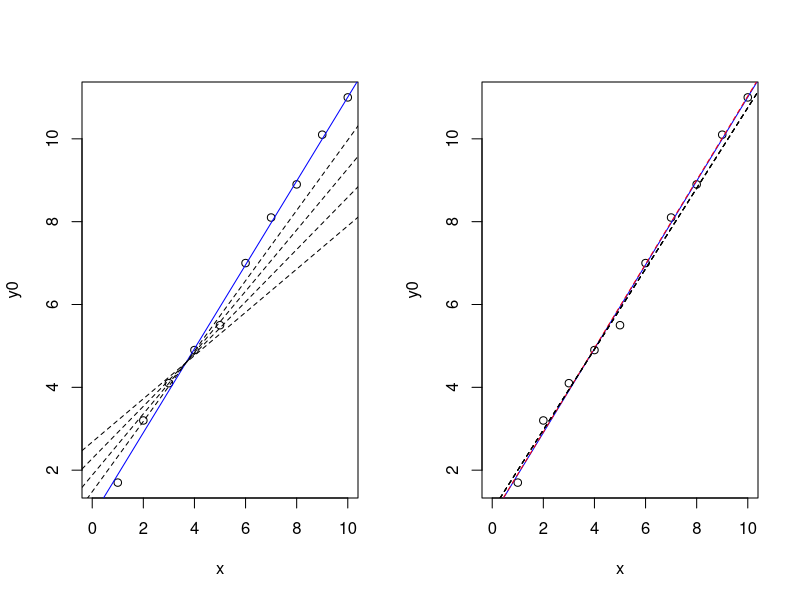

Source code (R):

x = 1:10
y0 = c(1.7, 3.2, 4.1, 4.9, 5.5, 7, 8.1, 8.9, 10.1, 11)

y1=y0 ; y1[10]=8;
y2=y0 ; y2[10]=6;
y3=y0 ; y3[10]=4;
y4=y0 ; y4[10]=2;

LM0 = lm(y0~x)
LM1 = lm(y1~x)
LM2 = lm(y2~x)
LM3 = lm(y3~x)
LM4 = lm(y4~x)




# Robust Regression
# See http://www.r-bloggers.com/installing-r-packages/ 
library("MASS")

RLM0 = rlm(y0~x)
RLM1 = rlm(y1~x)
RLM2 = rlm(y2~x)
RLM3 = rlm(y3~x)
RLM4 = rlm(y4~x)



#-------------------------------------------------------
par( mfrow=c(1,2) )
#-------------------------------------------------------
plot(x,y0, xlim=c(0,10))
abline(LM0, lty=1, col="blue")
abline(LM1, lty=2)
abline(LM2, lty=2)
abline(LM3, lty=2)
abline(LM4, lty=2)
#-------------------------------------------------------
plot(x,y0, xlim=c(0,10))
abline( LM0, lty=1, col="blue")
abline(RLM0, lty=2, col="red")
abline(RLM1, lty=2)
abline(RLM2, lty=2)
abline(RLM3, lty=2)
abline(RLM4, lty=2)

